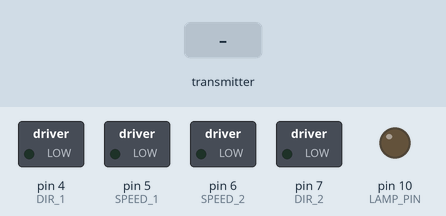
This sketch was run on a simulated Arduino Uno, built with avr-gcc and run on an emulated ATmega328P. Shown: switched loads named in the sketch (green lamp = pin HIGH), output pins drawn as LEDs (lit = HIGH). The inputs (shaded band) are chosen by the test bench. No radio packets arrive unless stated.

Above: at 1.2 s.
1.3 s: the transmitter starts sending data.0 = 0
At 1.6 s:
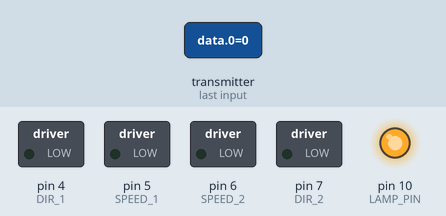
2.8 s: the transmitter starts sending data.1 = 512
At 3.9 s:
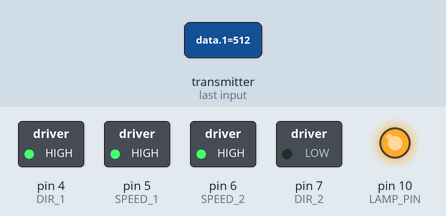
4.3 s: the transmitter starts sending data.0 = 512
At 5.0 s:
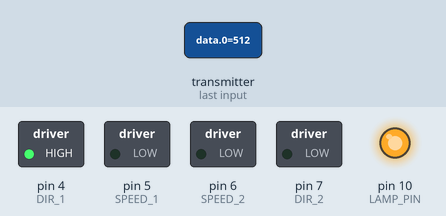
5.8 s: the transmitter starts sending data.1 = 0
At 6.2 s:
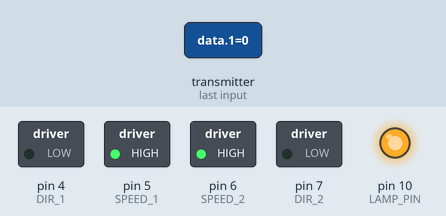
7.3 s: the transmitter starts sending data.1 = 1023
At 8.5 s:
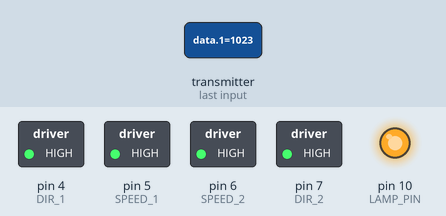
8.8 s: the transmitter starts sending data.0 = 256
At 9.7 s:
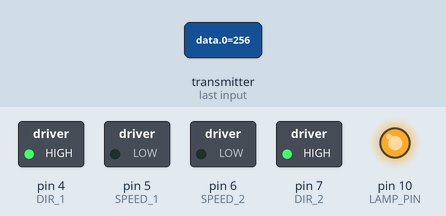
Timing chart, 0 to 11.3 s (numbered marks = the images above; inputs shaded):
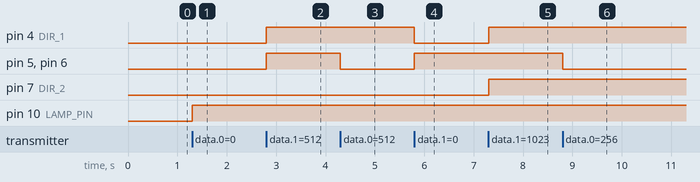

The sketch:

robot.ino
```cpp
#include <SPI.h>
#include <nRF24L01.h>
#include <RF24.h>

#define SPEED_1      5
#define DIR_1        4

#define SPEED_2      6
#define DIR_2        7

#define LAMP_PIN     10

RF24 radio(8, 9); // nRF24L01+ (CE, CSN)
int data[5];

void setup() {
  Serial.begin(9600);

  radio.begin();
  radio.setChannel(5);
  radio.setDataRate(RF24_1MBPS);
  radio.setPALevel(RF24_PA_HIGH);
  radio.openReadingPipe(1, 0x1234567890LL);
  radio.startListening();

  // Motor pins setup
  for (int i = 4; i < 8; i++) {
    pinMode(i, OUTPUT);
  }

  pinMode(LAMP_PIN, OUTPUT);

}

void loop() {
  if (radio.available()) {
    radio.read(&data, sizeof(data));

    int xPosition = data[0];
    int yPosition = data[1];
    int btnState = data[2];


    // чекаем чё там по игреку
    if (yPosition > 400 && yPosition < 600) {

      // фигачим влево, если x < 300
      if (xPosition < 400) {
        digitalWrite(DIR_1, HIGH);
        digitalWrite(DIR_2, LOW); // Opposite direction for turning
        analogWrite(SPEED_1, 255); // Full speed
        analogWrite(SPEED_2, 255); // Full speed
      }

      // фигачим вправо, если x > 600
      else if (xPosition > 600) { // Move right if xPos > 800
        digitalWrite(DIR_1, LOW); // Opposite direction for turning
        digitalWrite(DIR_2, HIGH);
        analogWrite(SPEED_1, 255); // Full speed
        analogWrite(SPEED_2, 255); // Full speed
      }
      else{
      analogWrite(SPEED_1, 0);
      analogWrite(SPEED_2, 0);
    }
    }

    // фигачим прямо
    else if (yPosition >= 600){
      if (xPosition > 400 && xPosition < 600){
        digitalWrite(DIR_1, HIGH);
        digitalWrite(DIR_2, HIGH);
        analogWrite(SPEED_1, 255); // Full speed
        analogWrite(SPEED_2, 255); // Full speed
      }
      else{
      analogWrite(SPEED_1, 0);
      analogWrite(SPEED_2, 0);
    }
    }

    // фигачим назад
    else if (yPosition <= 400){
      if (xPosition > 400 && xPosition < 600){
        digitalWrite(DIR_1, LOW);
        digitalWrite(DIR_2, LOW);
        analogWrite(SPEED_1, 255); // Full speed
        analogWrite(SPEED_2, 255); // Full speed
      }

      else{
      analogWrite(SPEED_1, 0);
      analogWrite(SPEED_2, 0);
    }
    }


    // если джойсик в другом месте, то стоп машина


    // фигачим факел бля
    if (btnState == 0) {
      digitalWrite(LAMP_PIN, HIGH); // Turn on the lamp
    }

    else if (btnState == 1) {
      digitalWrite(LAMP_PIN, LOW); // Turn off the lamp
    }


  }
}
```

Measured:
- after the input at 1.3 s, pin 10 (LAMP_PIN): LOW → HIGH at once
- after the input at 2.8 s, pin 4 (DIR_1), pin 5 (SPEED_1), pin 6 (SPEED_2): LOW → HIGH at once
- after the input at 4.3 s, pin 5 (SPEED_1), pin 6 (SPEED_2): HIGH → LOW at once
- after the input at 5.8 s, pin 4 (DIR_1): HIGH → LOW at once; pin 5 (SPEED_1), pin 6 (SPEED_2): LOW → HIGH at once
- after the input at 7.3 s, pin 4 (DIR_1), pin 7 (DIR_2): LOW → HIGH at once
- after the input at 8.8 s, pin 5 (SPEED_1), pin 6 (SPEED_2): HIGH → LOW at once
